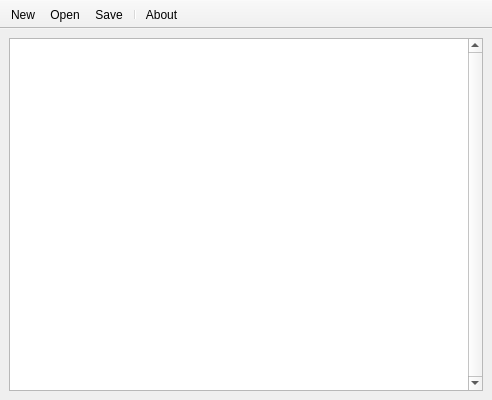
<?xml version="1.0" encoding="UTF-8"?>
<ui version="4.0">
 <class>MainWindow</class>
 <widget class="QMainWindow" name="MainWindow">
  <property name="geometry">
   <rect>
    <x>0</x>
    <y>0</y>
    <width>492</width>
    <height>400</height>
   </rect>
  </property>
  <property name="minimumSize">
   <size>
    <width>400</width>
    <height>400</height>
   </size>
  </property>
  <property name="windowTitle">
   <string>Ereis</string>
  </property>
  <property name="documentMode">
   <bool>true</bool>
  </property>
  <property name="unifiedTitleAndToolBarOnMac">
   <bool>true</bool>
  </property>
  <widget class="QWidget" name="centralwidget">
   <layout class="QVBoxLayout" name="verticalLayout">
    <item>
     <widget class="QTextEdit" name="textEdit">
      <property name="verticalScrollBarPolicy">
       <enum>Qt::ScrollBarAlwaysOn</enum>
      </property>
      <property name="documentTitle">
       <string>Untitled File</string>
      </property>
      <property name="lineWrapMode">
       <enum>QTextEdit::NoWrap</enum>
      </property>
      <property name="acceptRichText">
       <bool>false</bool>
      </property>
      <property name="textInteractionFlags">
       <set>Qt::LinksAccessibleByMouse|Qt::TextEditable|Qt::TextEditorInteraction|Qt::TextSelectableByKeyboard|Qt::TextSelectableByMouse</set>
      </property>
     </widget>
    </item>
   </layout>
  </widget>
  <widget class="QToolBar" name="toolBar">
   <property name="windowTitle">
    <string>toolBar</string>
   </property>
   <property name="movable">
    <bool>false</bool>
   </property>
   <property name="allowedAreas">
    <set>Qt::TopToolBarArea</set>
   </property>
   <property name="iconSize">
    <size>
     <width>48</width>
     <height>48</height>
    </size>
   </property>
   <property name="toolButtonStyle">
    <enum>Qt::ToolButtonTextUnderIcon</enum>
   </property>
   <property name="floatable">
    <bool>false</bool>
   </property>
   <attribute name="toolBarArea">
    <enum>TopToolBarArea</enum>
   </attribute>
   <attribute name="toolBarBreak">
    <bool>false</bool>
   </attribute>
   <addaction name="actionNew"/>
   <addaction name="actionOpen"/>
   <addaction name="actionSave"/>
   <addaction name="separator"/>
   <addaction name="actionAbout"/>
  </widget>
  <action name="actionNew">
   <property name="icon">
    <iconset resource="../icons/icons.qrc">
     <normaloff>:/icons/document-new.png</normaloff>:/icons/document-new.png</iconset>
   </property>
   <property name="text">
    <string>&amp;New</string>
   </property>
   <property name="toolTip">
    <string>New File</string>
   </property>
   <property name="shortcut">
    <string>Ctrl+N</string>
   </property>
  </action>
  <action name="actionOpen">
   <property name="icon">
    <iconset resource="../icons/icons.qrc">
     <normaloff>:/icons/document-open.png</normaloff>:/icons/document-open.png</iconset>
   </property>
   <property name="text">
    <string>&amp;Open</string>
   </property>
   <property name="toolTip">
    <string>Open File</string>
   </property>
   <property name="shortcut">
    <string>Ctrl+O</string>
   </property>
  </action>
  <action name="actionSave">
   <property name="icon">
    <iconset resource="../icons/icons.qrc">
     <normaloff>:/icons/document-save.png</normaloff>:/icons/document-save.png</iconset>
   </property>
   <property name="text">
    <string>&amp;Save</string>
   </property>
   <property name="toolTip">
    <string>Save File</string>
   </property>
   <property name="shortcut">
    <string>Ctrl+S</string>
   </property>
  </action>
  <action name="actionAbout">
   <property name="icon">
    <iconset resource="../icons/icons.qrc">
     <normaloff>:/icons/help-about.png</normaloff>:/icons/help-about.png</iconset>
   </property>
   <property name="text">
    <string>About</string>
   </property>
   <property name="toolTip">
    <string>About Ereis</string>
   </property>
  </action>
 </widget>
 <resources>
  <include location="../icons/icons.qrc"/>
 </resources>
 <connections/>
</ui>
